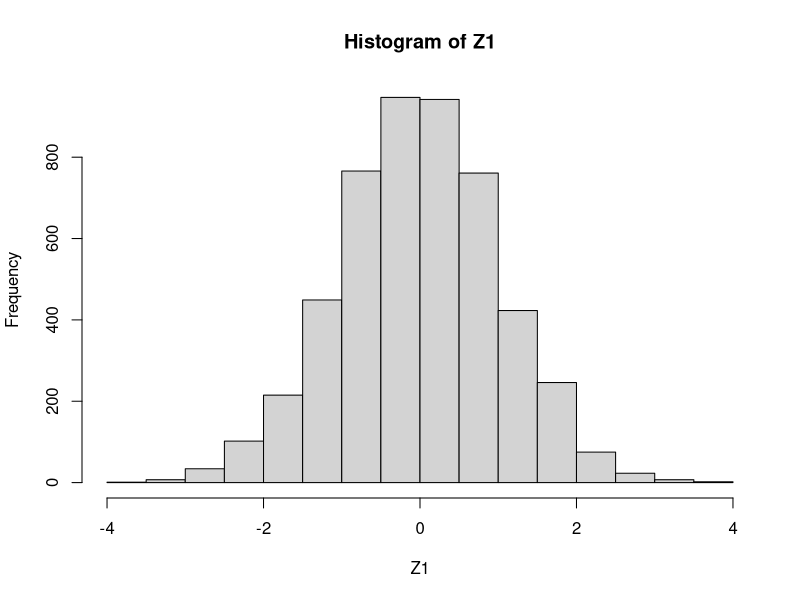
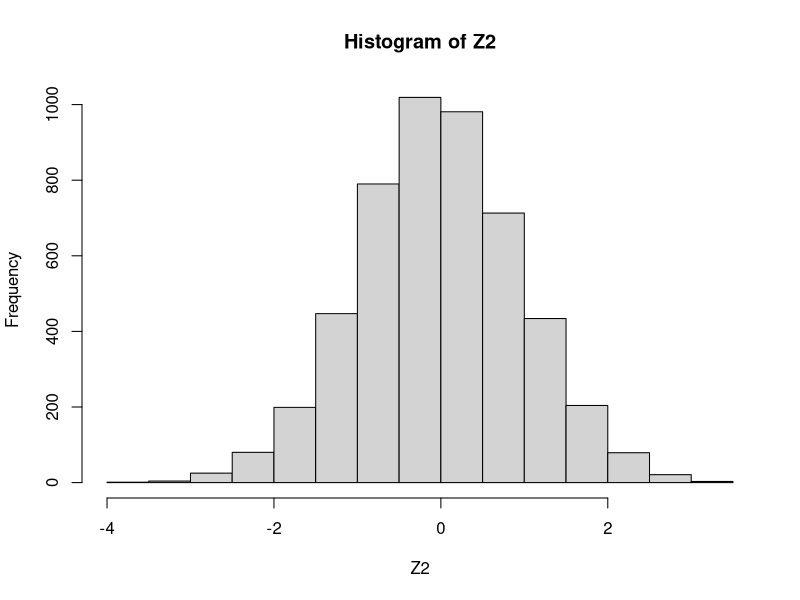

Source code (R) for these figures, in order:
n<-5000
U1<-runif(n)
U2<-runif(n)
Z1<-vector("numeric")
Z2<-vector("numeric")
for(i in 1:n)
{
	R<--2*log(U1[i])
	V<-2*pi*U2[i]
	Z1[i]=sqrt(R)*cos(V)
	Z2[i]=sqrt(R)*sin(V)
}
hist(Z1)
hist(Z2)
